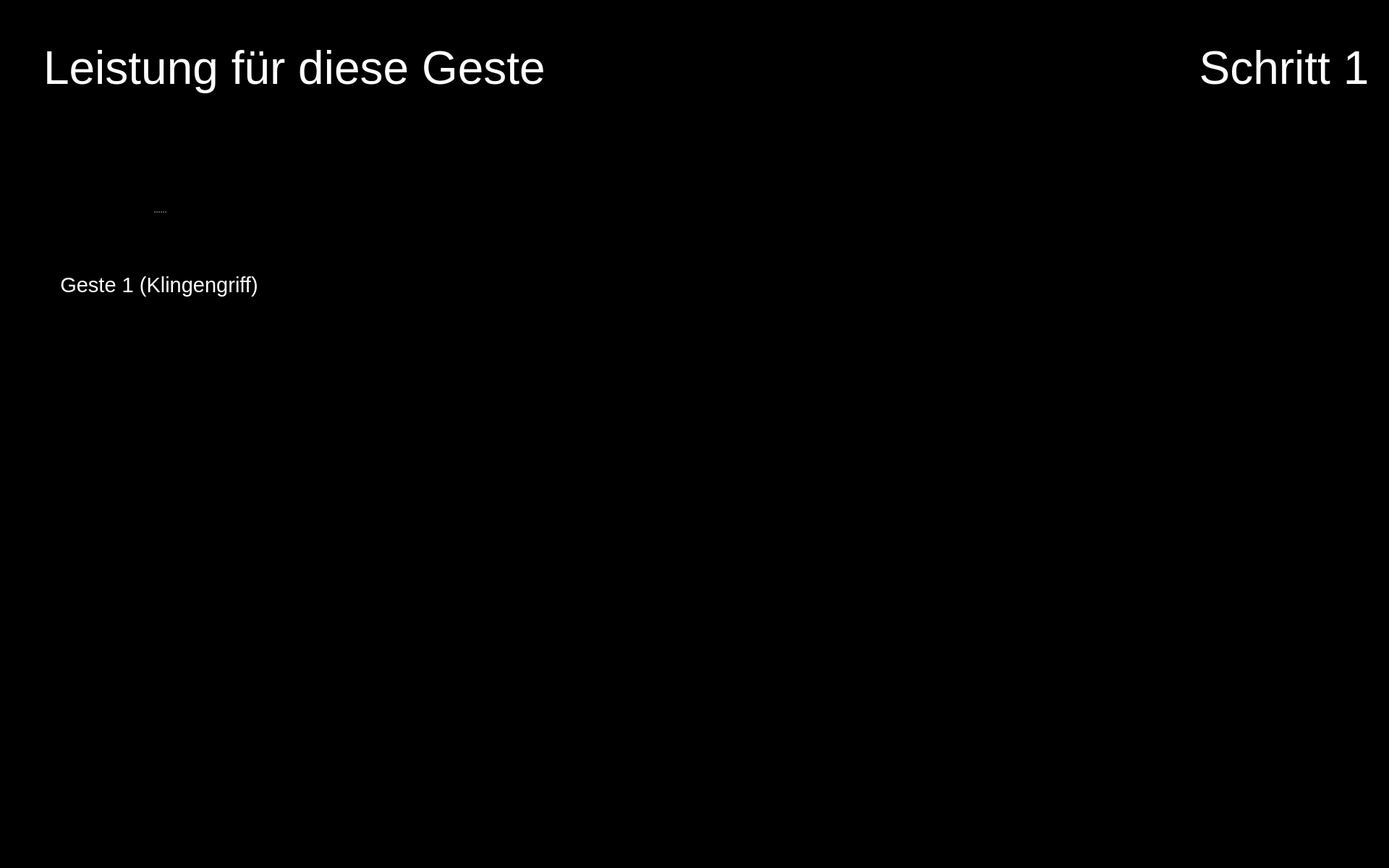
<?xml version="1.0" encoding="UTF-8"?>
<ui version="4.0">
 <class>Form</class>
 <widget class="QWidget" name="Form">
  <property name="geometry">
   <rect>
    <x>0</x>
    <y>0</y>
    <width>1920</width>
    <height>1200</height>
   </rect>
  </property>
  <property name="maximumSize">
   <size>
    <width>1920</width>
    <height>1200</height>
   </size>
  </property>
  <property name="windowTitle">
   <string>Form</string>
  </property>
  <property name="styleSheet">
   <string notr="true">background-color: rgb(0, 0, 0);</string>
  </property>
  <widget class="QLabel" name="label_plot_1">
   <property name="geometry">
    <rect>
     <x>490</x>
     <y>180</y>
     <width>850</width>
     <height>340</height>
    </rect>
   </property>
   <property name="maximumSize">
    <size>
     <width>1200</width>
     <height>480</height>
    </size>
   </property>
   <property name="font">
    <font>
     <pointsize>48</pointsize>
    </font>
   </property>
   <property name="styleSheet">
    <string notr="true">color: rgb(255, 255, 255);</string>
   </property>
   <property name="text">
    <string/>
   </property>
   <property name="scaledContents">
    <bool>true</bool>
   </property>
  </widget>
  <widget class="QLabel" name="icon_newbie_1">
   <property name="enabled">
    <bool>true</bool>
   </property>
   <property name="geometry">
    <rect>
     <x>490</x>
     <y>380</y>
     <width>100</width>
     <height>100</height>
    </rect>
   </property>
   <property name="sizePolicy">
    <sizepolicy hsizetype="Preferred" vsizetype="Preferred">
     <horstretch>0</horstretch>
     <verstretch>0</verstretch>
    </sizepolicy>
   </property>
   <property name="maximumSize">
    <size>
     <width>100</width>
     <height>100</height>
    </size>
   </property>
   <property name="text">
    <string/>
   </property>
   <property name="pixmap">
    <pixmap resource="resources/res.qrc">:/img/Icon User.png</pixmap>
   </property>
   <property name="scaledContents">
    <bool>true</bool>
   </property>
  </widget>
  <widget class="QLabel" name="icon_expert_1">
   <property name="enabled">
    <bool>true</bool>
   </property>
   <property name="geometry">
    <rect>
     <x>490</x>
     <y>220</y>
     <width>100</width>
     <height>100</height>
    </rect>
   </property>
   <property name="sizePolicy">
    <sizepolicy hsizetype="Preferred" vsizetype="Preferred">
     <horstretch>0</horstretch>
     <verstretch>0</verstretch>
    </sizepolicy>
   </property>
   <property name="maximumSize">
    <size>
     <width>100</width>
     <height>100</height>
    </size>
   </property>
   <property name="text">
    <string/>
   </property>
   <property name="pixmap">
    <pixmap resource="resources/res.qrc">:/img/Icon Expert.png</pixmap>
   </property>
   <property name="scaledContents">
    <bool>true</bool>
   </property>
  </widget>
  <widget class="QPushButton" name="button_exit">
   <property name="enabled">
    <bool>true</bool>
   </property>
   <property name="geometry">
    <rect>
     <x>1760</x>
     <y>1040</y>
     <width>150</width>
     <height>150</height>
    </rect>
   </property>
   <property name="minimumSize">
    <size>
     <width>81</width>
     <height>81</height>
    </size>
   </property>
   <property name="maximumSize">
    <size>
     <width>150</width>
     <height>150</height>
    </size>
   </property>
   <property name="cursor">
    <cursorShape>OpenHandCursor</cursorShape>
   </property>
   <property name="focusPolicy">
    <enum>Qt::WheelFocus</enum>
   </property>
   <property name="contextMenuPolicy">
    <enum>Qt::DefaultContextMenu</enum>
   </property>
   <property name="icon">
    <iconset resource="resources/res.qrc">
     <normaloff>:/buttons/Button Exit.svg</normaloff>:/buttons/Button Exit.svg</iconset>
   </property>
   <property name="iconSize">
    <size>
     <width>144</width>
     <height>144</height>
    </size>
   </property>
   <property name="autoDefault">
    <bool>false</bool>
   </property>
   <property name="default">
    <bool>false</bool>
   </property>
   <property name="flat">
    <bool>true</bool>
   </property>
  </widget>
  <widget class="QPushButton" name="button_nav_right">
   <property name="enabled">
    <bool>true</bool>
   </property>
   <property name="geometry">
    <rect>
     <x>960</x>
     <y>560</y>
     <width>150</width>
     <height>150</height>
    </rect>
   </property>
   <property name="minimumSize">
    <size>
     <width>81</width>
     <height>81</height>
    </size>
   </property>
   <property name="maximumSize">
    <size>
     <width>150</width>
     <height>150</height>
    </size>
   </property>
   <property name="cursor">
    <cursorShape>OpenHandCursor</cursorShape>
   </property>
   <property name="focusPolicy">
    <enum>Qt::WheelFocus</enum>
   </property>
   <property name="contextMenuPolicy">
    <enum>Qt::DefaultContextMenu</enum>
   </property>
   <property name="layoutDirection">
    <enum>Qt::LeftToRight</enum>
   </property>
   <property name="autoFillBackground">
    <bool>false</bool>
   </property>
   <property name="styleSheet">
    <string notr="true"/>
   </property>
   <property name="icon">
    <iconset resource="resources/res.qrc">
     <normaloff>:/buttons/Button Right.svg</normaloff>:/buttons/Button Right.svg</iconset>
   </property>
   <property name="iconSize">
    <size>
     <width>144</width>
     <height>144</height>
    </size>
   </property>
   <property name="autoDefault">
    <bool>false</bool>
   </property>
   <property name="default">
    <bool>false</bool>
   </property>
   <property name="flat">
    <bool>true</bool>
   </property>
  </widget>
  <widget class="QPushButton" name="button_nav_left">
   <property name="enabled">
    <bool>true</bool>
   </property>
   <property name="geometry">
    <rect>
     <x>800</x>
     <y>560</y>
     <width>150</width>
     <height>150</height>
    </rect>
   </property>
   <property name="minimumSize">
    <size>
     <width>81</width>
     <height>81</height>
    </size>
   </property>
   <property name="maximumSize">
    <size>
     <width>150</width>
     <height>150</height>
    </size>
   </property>
   <property name="cursor">
    <cursorShape>OpenHandCursor</cursorShape>
   </property>
   <property name="focusPolicy">
    <enum>Qt::WheelFocus</enum>
   </property>
   <property name="contextMenuPolicy">
    <enum>Qt::DefaultContextMenu</enum>
   </property>
   <property name="layoutDirection">
    <enum>Qt::LeftToRight</enum>
   </property>
   <property name="autoFillBackground">
    <bool>false</bool>
   </property>
   <property name="styleSheet">
    <string notr="true"/>
   </property>
   <property name="icon">
    <iconset resource="resources/res.qrc">
     <normaloff>:/buttons/Button Left.svg</normaloff>:/buttons/Button Left.svg</iconset>
   </property>
   <property name="iconSize">
    <size>
     <width>144</width>
     <height>144</height>
    </size>
   </property>
   <property name="autoDefault">
    <bool>false</bool>
   </property>
   <property name="default">
    <bool>false</bool>
   </property>
   <property name="flat">
    <bool>true</bool>
   </property>
  </widget>
  <widget class="QLabel" name="icon_reaction_1">
   <property name="enabled">
    <bool>true</bool>
   </property>
   <property name="geometry">
    <rect>
     <x>1400</x>
     <y>250</y>
     <width>200</width>
     <height>200</height>
    </rect>
   </property>
   <property name="sizePolicy">
    <sizepolicy hsizetype="Preferred" vsizetype="Preferred">
     <horstretch>0</horstretch>
     <verstretch>0</verstretch>
    </sizepolicy>
   </property>
   <property name="maximumSize">
    <size>
     <width>200</width>
     <height>200</height>
    </size>
   </property>
   <property name="text">
    <string/>
   </property>
   <property name="scaledContents">
    <bool>true</bool>
   </property>
  </widget>
  <widget class="QLabel" name="image_step">
   <property name="geometry">
    <rect>
     <x>1650</x>
     <y>170</y>
     <width>250</width>
     <height>250</height>
    </rect>
   </property>
   <property name="font">
    <font>
     <pointsize>48</pointsize>
    </font>
   </property>
   <property name="styleSheet">
    <string notr="true">color: rgb(255, 255, 255);</string>
   </property>
   <property name="text">
    <string/>
   </property>
   <property name="pixmap">
    <pixmap resource="resources/res.qrc">:/detected steps/Detected Step1_Button.png</pixmap>
   </property>
   <property name="alignment">
    <set>Qt::AlignCenter</set>
   </property>
   <property name="wordWrap">
    <bool>true</bool>
   </property>
  </widget>
  <widget class="QLabel" name="label_text_step">
   <property name="geometry">
    <rect>
     <x>1650</x>
     <y>20</y>
     <width>250</width>
     <height>150</height>
    </rect>
   </property>
   <property name="font">
    <font>
     <family>Arial</family>
     <pointsize>48</pointsize>
     <weight>9</weight>
     <italic>false</italic>
     <bold>false</bold>
    </font>
   </property>
   <property name="styleSheet">
    <string notr="true">font: 75 48pt &quot;Arial&quot;;
color: rgb(255, 255, 255);</string>
   </property>
   <property name="text">
    <string>Schritt 1</string>
   </property>
   <property name="textFormat">
    <enum>Qt::RichText</enum>
   </property>
   <property name="alignment">
    <set>Qt::AlignCenter</set>
   </property>
   <property name="wordWrap">
    <bool>true</bool>
   </property>
  </widget>
  <widget class="QSplitter" name="splitter_2">
   <property name="geometry">
    <rect>
     <x>60</x>
     <y>210</y>
     <width>320</width>
     <height>282</height>
    </rect>
   </property>
   <property name="orientation">
    <enum>Qt::Vertical</enum>
   </property>
   <widget class="QLabel" name="image_required_1">
    <property name="maximumSize">
     <size>
      <width>320</width>
      <height>240</height>
     </size>
    </property>
    <property name="text">
     <string/>
    </property>
    <property name="pixmap">
     <pixmap resource="resources/res.qrc">:/img/right_step1_gesture1.png</pixmap>
    </property>
    <property name="scaledContents">
     <bool>true</bool>
    </property>
   </widget>
   <widget class="QLabel" name="text_required_1">
    <property name="font">
     <font>
      <family>Arial</family>
      <pointsize>22</pointsize>
      <weight>9</weight>
      <italic>false</italic>
      <bold>false</bold>
     </font>
    </property>
    <property name="styleSheet">
     <string notr="true">font: 75 22pt &quot;Arial&quot;;
color: rgb(255, 255, 255);</string>
    </property>
    <property name="text">
     <string>Geste 1 (Klingengriff)</string>
    </property>
    <property name="textFormat">
     <enum>Qt::PlainText</enum>
    </property>
    <property name="alignment">
     <set>Qt::AlignCenter</set>
    </property>
    <property name="wordWrap">
     <bool>true</bool>
    </property>
   </widget>
  </widget>
  <widget class="QLabel" name="label_trouble">
   <property name="geometry">
    <rect>
     <x>60</x>
     <y>20</y>
     <width>1280</width>
     <height>150</height>
    </rect>
   </property>
   <property name="font">
    <font>
     <family>Arial</family>
     <pointsize>48</pointsize>
     <weight>9</weight>
     <italic>false</italic>
     <bold>false</bold>
    </font>
   </property>
   <property name="styleSheet">
    <string notr="true">font: 75 48pt &quot;Arial&quot;;
color: rgb(255, 255, 255);</string>
   </property>
   <property name="text">
    <string>Leistung für diese Geste</string>
   </property>
   <property name="textFormat">
    <enum>Qt::RichText</enum>
   </property>
   <property name="alignment">
    <set>Qt::AlignLeading|Qt::AlignLeft|Qt::AlignVCenter</set>
   </property>
   <property name="wordWrap">
    <bool>true</bool>
   </property>
  </widget>
 </widget>
 <resources>
  <include location="resources/res.qrc"/>
 </resources>
 <connections/>
</ui>
